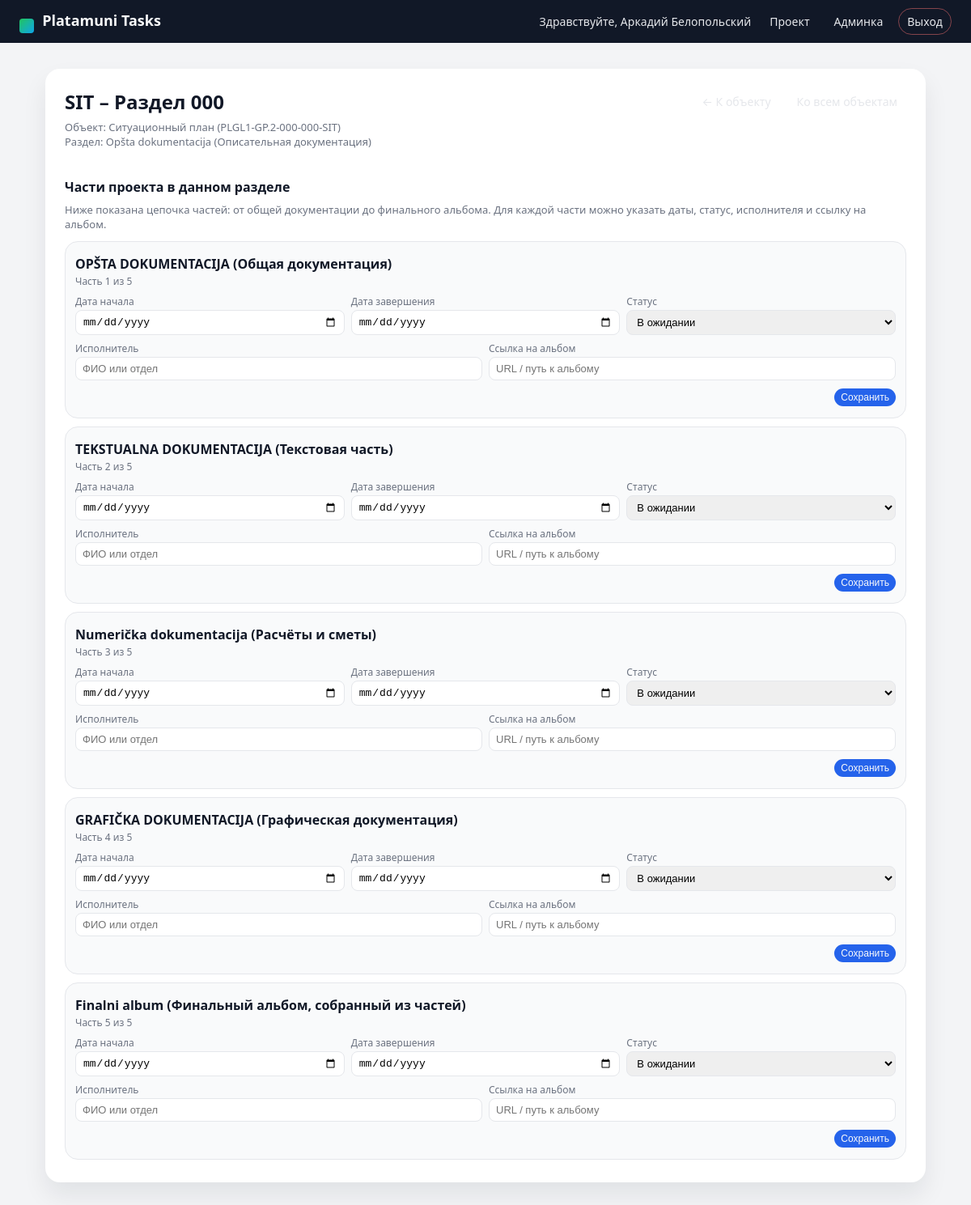
The app's page /sections/1 (signed in) with its own data.
### models.py (models this page shows)
class ProjectObject(db.Model):
    __tablename__ = "project_objects"
    id = db.Column(db.Integer, primary_key=True)
    code = db.Column(db.String(255), unique=True, nullable=False)
    short_name = db.Column(db.String(64), nullable=False)
    full_name = db.Column(db.String(255), nullable=False)
    created_at = db.Column(db.DateTime, default=datetime.utcnow, nullable=False)
    sections = db.relationship("ProjectSection", back_populates="object", lazy=True)

class ProjectSection(db.Model):
    __tablename__ = "project_sections"
    id = db.Column(db.Integer, primary_key=True)
    object_id = db.Column(db.Integer, db.ForeignKey("project_objects.id"), nullable=False)
    code = db.Column(db.String(8), nullable=False)
    name = db.Column(db.String(255), nullable=False)
    order_index = db.Column(db.Integer, nullable=False)
    created_at = db.Column(db.DateTime, default=datetime.utcnow, nullable=False)
    object = db.relationship("ProjectObject", back_populates="sections")
    parts = db.relationship("ProjectPart", back_populates="section", lazy=True)

class ProjectPart(db.Model):
    __tablename__ = "project_parts"
    id = db.Column(db.Integer, primary_key=True)
    section_id = db.Column(db.Integer, db.ForeignKey("project_sections.id"), nullable=False)
    name = db.Column(db.String(255), nullable=False)
    order_index = db.Column(db.Integer, nullable=False)
    start_date = db.Column(db.Date, nullable=True)
    end_date = db.Column(db.Date, nullable=True)
    status = db.Column(db.String(32), nullable=False, default="pending")
    assignee_name = db.Column(db.String(255), nullable=True)
    album_link = db.Column(db.String(512), nullable=True)
    created_at = db.Column(db.DateTime, default=datetime.utcnow, nullable=False)
    section = db.relationship("ProjectSection", back_populates="parts")

### app.py (the view, shortened to what this page needs)
    @app.route("/sections/<int:section_id>", methods=["GET", "POST"])
    @login_required
    def section_detail(section_id: int):
        section = ProjectSection.query.get_or_404(section_id)
        obj = section.object
        parts = (
            ProjectPart.query
            .filter_by(section_id=section.id)
            .order_by(ProjectPart.order_index)
            .all()
        )
        status_choices = [
            ("pending", "В ожидании"),
            ("in_progress", "В разработке"),
            ("done", "Выполнено"),
            ("returned", "Возвращено на доработку"),
        ]
        return render_template(
            "section_detail.html",
            section=section,
            obj=obj,
            parts=parts,
            status_choices=status_choices,
        )

### templates/section_detail.html (shortened to what this page needs)
{% extends "base.html" %}
{% block content %}
<div class="dashboard">
    <div class="dashboard-header">
        <div>
            <h1 class="dashboard-title">
                {{ obj.short_name }} – Раздел {{ section.code }}
            </h1>
            <p class="dashboard-subtitle">
                Объект: {{ obj.full_name }} ({{ obj.code }})<br>
                Раздел: {{ section.name }}
            </p>
        </div>
        <div class="dashboard-badges">
            <a class="header-link" href="{{ url_for('object_detail', object_id=obj.id) }}">← К объекту</a>
            <a class="header-link" href="{{ url_for('dashboard') }}">Ко всем объектам</a>
        </div>
    </div>
    <div class="objects-section">
        <h2 class="section-title">Части проекта в данном разделе</h2>
        {% if parts and parts|length > 0 %}
            <p class="dashboard-subtitle">
                Ниже показана цепочка частей: от общей документации до финального альбома.
                Для каждой части можно указать даты, статус, исполнителя и ссылку на альбом.
            </p>
            <div class="parts-list">
                {% for part in parts %}
                    <form method="post" class="part-form">
                        <div class="object-card">
                            <div class="object-name-main">{{ part.name }}</div>
                            <div class="object-name-sub">
                                Часть {{ loop.index }} из {{ parts|length }}
                            </div>
                            <div class="part-fields-row">
                                <div class="part-field">
                                    <label>Дата начала</label>
                                    <input
                                        type="date"
                                        name="start_date"
                                        value="{{ part.start_date.strftime('%Y-%m-%d') if part.start_date else '' }}"
                                    >
                                </div>
                                <div class="part-field">
                                    <label>Дата завершения</label>
                                    <input
                                        type="date"
                                        name="end_date"
                                        value="{{ part.end_date.strftime('%Y-%m-%d') if part.end_date else '' }}"
                                    >
                                </div>
                                <div class="part-field">
                                    <label>Статус</label>
                                    <select name="status">
                                        {% for value, label in status_choices %}
                                            <option value="{{ value }}" {% if part.status == value %}selected{% endif %}>
                                                {{ label }}
                                            </option>
                                        {% endfor %}
                                    </select>
                                </div>
                            </div>
                            <div class="part-fields-row">
                                <div class="part-field">
                                    <label>Исполнитель</label>
                                    <input
                                        type="text"
                                        name="assignee_name"
                                        placeholder="ФИО или отдел"
                                        value="{{ part.assignee_name or '' }}"
                                    >
                                </div>
                                <div class="part-field">
                                    <label>Ссылка на альбом</label>
                                    <input
                                        type="text"
                                        name="album_link"
                                        placeholder="URL / путь к альбому"
                                        value="{{ part.album_link or '' }}"
                                    >
                                </div>
                            </div>
                            <div class="part-actions-row">
                                <button class="small-button" type="submit">Сохранить</button>
                            </div>
                        </div>
                    </form>
                {% endfor %}
            </div>
        {% endif %}
    </div>
</div>
{% endblock %}

### static/styles.css (style rules this page uses)
:root { --bg-body: #f3f4f6; --bg-header: #111827; --bg-card: #ffffff; --border-subtle: #e5e7eb; --text-main: #111827; --text-muted: #6b7280; --accent: #2563eb; --accent-soft: #dbeafe; --danger: #dc2626; --danger-soft: #fee2e2; --success: #16a34a; --success-soft: #dcfce7; --warn: #f97316; --warn-soft: #ffedd5; }
* { box-sizing: border-box; }
body { margin: 0; font-family: system-ui, -apple-system, BlinkMacSystemFont, "Segoe UI", sans-serif; background-color: var(--bg-body); color: var(--text-main); }
.header-link { color: #e5e7eb; text-decoration: none; font-size: 14px; padding: 6px 10px; border-radius: 999px; border: 1px solid transparent; }
.dashboard { background-color: #ffffff; padding: 24px 24px 28px 24px; border-radius: 18px; box-shadow: 0 16px 30px rgba(15, 23, 42, 0.08); }
.dashboard-header { display: flex; justify-content: space-between; align-items: flex-start; gap: 16px; flex-wrap: wrap; }
.dashboard-title { margin-top: 0; margin-bottom: 6px; font-size: 24px; }
.dashboard-subtitle { margin-top: 0; margin-bottom: 12px; font-size: 13px; color: var(--text-muted); }
.dashboard-badges { display: flex; gap: 10px; flex-wrap: wrap; }
.objects-section { margin-top: 24px; }
.section-title { font-size: 16px; margin-top: 0; margin-bottom: 8px; }
.object-card { display: block; padding: 12px 12px 14px 12px; border-radius: 16px; background-color: #f9fafb; border: 1px solid var(--border-subtle); text-decoration: none; color: inherit; transition: transform 0.08s ease, box-shadow 0.08s ease, border-color 0.08s ease; }
.object-name-main { margin-top: 4px; font-size: 16px; font-weight: 600; }
.object-name-sub { margin-top: 2px; font-size: 12px; color: var(--text-muted); }
.small-button { padding: 4px 8px; font-size: 12px; border-radius: 999px; border: none; cursor: pointer; background-color: var(--accent); color: #f9fafb; }
.parts-list { margin-top: 12px; display: flex; flex-direction: column; gap: 10px; }
.part-form { margin: 0; }
.part-fields-row { display: flex; flex-wrap: wrap; gap: 8px; margin-top: 8px; }
.part-field { display: flex; flex-direction: column; gap: 2px; flex: 1 1 160px; font-size: 12px; }
.part-field label { color: #6b7280; }
.part-field input, .part-field select { padding: 6px 8px; border-radius: 8px; border: 1px solid #e5e7eb; font-size: 13px; }
.part-actions-row { margin-top: 10px; display: flex; justify-content: flex-end; }

### records on screen
ProjectObject: short_name "SIT", full_name "Ситуационный план", code "PLGL1-GP.2-000-000-SIT"
ProjectSection: code "000", name "Opšta dokumentacija (Описательная документация)"
ProjectPart: name "OPŠTA DOKUMENTACIJA (Общая документация)", parts "5", status "В ожидании"
ProjectPart: name "TEKSTUALNA DOKUMENTACIJA (Текстовая часть)", parts "5", status "В ожидании"
ProjectPart: name "Numerička dokumentacija (Расчёты и сметы)", parts "5", status "В ожидании"
ProjectPart: name "GRAFIČKA DOKUMENTACIJA (Графическая документация)", parts "5", status "В ожидании"
ProjectPart: name "Finalni album (Финальный альбом, собранный из частей)", parts "5", status "В ожидании"

### other values on screen
{{ session.get('user_name') }} "Аркадий Белопольский"
